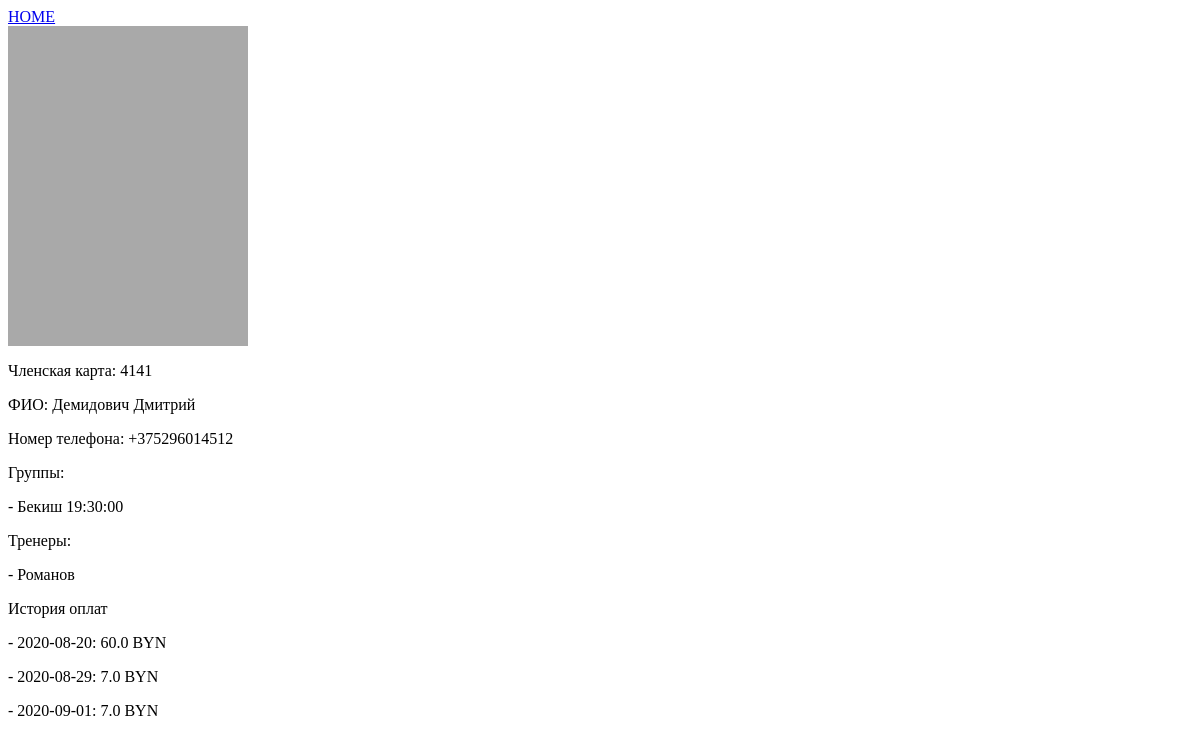
Page /client/1 on the earlier database version.
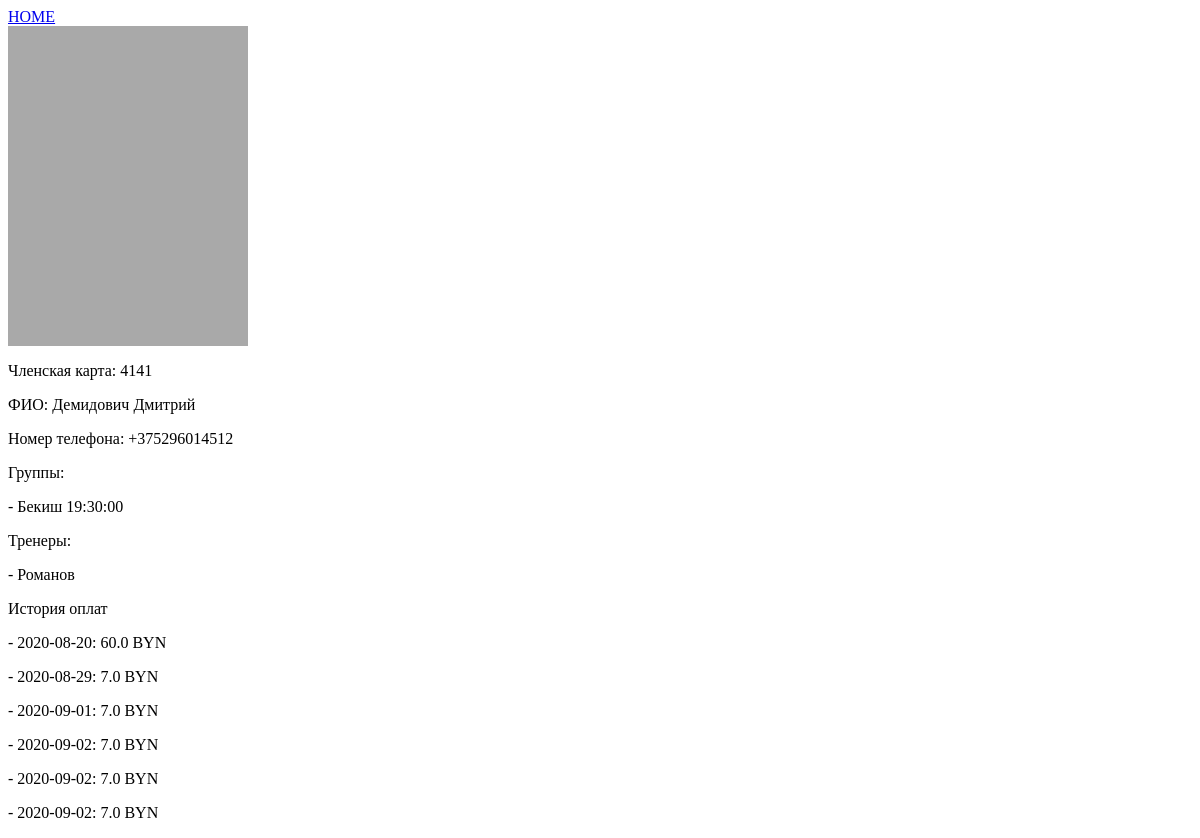
Same page on the later database version.
### billing/models.py (models this page shows, shortened)
class Group(models.Model):
    gr_type_choices = [
        ('A', 'Взрослая'),
        ('C', 'Детская')
    ]
    sport_type_choices = [
        ('B', 'Классический бокс'),
        ('T', 'Тайский бокс'),
        ('W', 'Женская группа'),
        ('M', 'ММА')
    ]
    gr_type = models.CharField(verbose_name='Возраст', max_length=1, choices=gr_type_choices, default='A')
    sport_type = models.CharField(verbose_name='Тип', max_length=1, choices = sport_type_choices, default='T')
    time = models.TimeField(verbose_name='Время')
    trener = models.ForeignKey('Trener', verbose_name='Тренер', on_delete=models.PROTECT, null=True, blank=True)
    address = models.ForeignKey('Address', verbose_name='Зал', on_delete=models.PROTECT, null=True, blank=True)
    class Meta:
        verbose_name = 'Группа'
        verbose_name_plural = 'Группы'
    def __str__(self):
        name = self.trener.name.split()[0]
        return ' '.join([name, str(self.time)])

class Trener(models.Model):
    name = models.CharField(max_length=50, verbose_name = 'Имя')
    tel_number = models.CharField(max_length=20, verbose_name = 'Номер телефона')
    info = models.TextField(blank=True, null=False, verbose_name = 'Дополнительная информация')
    class Meta:
        verbose_name = 'Тренер'
        verbose_name_plural = 'Тренеры'
    def __str__(self):
        return self.name.split(' ')[0]

class Payment(models.Model):
    client = models.ForeignKey(Client, on_delete=models.PROTECT, verbose_name='Плательщик')
    payment_to_choices = [
        ('G', 'В группу'),
        ('I', 'Индивидуально')
    ]
    payment_type_choices = [
        ('O', 'Разовый платеж'),
        ('M', 'Месячный взнос')
    ]
    payment_to = models.CharField(max_length=1, choices=payment_to_choices, default='G', verbose_name='Направление оплаты')
    payment_type = models.CharField(max_length=1, choices=payment_type_choices, default='M', verbose_name='Тип оплаты')
    trener = models.ForeignKey(Trener, on_delete=models.PROTECT, verbose_name='Тренер', blank=True, null=True)
    group = models.ForeignKey(Group, on_delete=models.PROTECT, verbose_name='Группа', blank=True, null=True)
    date = models.DateField(verbose_name='Дата оплаты', default=timezone.now)
    amount = models.FloatField(verbose_name='Сумма', default=60)
    trener_part = models.FloatField(verbose_name='Тренеру', default=0)
    def __str__(self):
        return f'{self.date}: {self.amount} BYN'
    class Meta:
        verbose_name = 'Оплата'
        verbose_name_plural = 'Оплаты'

### billing/views.py (the view)
# urls.py: path('client/<int:id>', views.detail_client, name='detail_client'),
def detail_client(request, id):
    cli = Client.objects.get(id=id)
    groups = cli.groups.all()
    treners = cli.treners.all()
    payments = cli.payment_set.all()
    return render(request, 'billing/detail_client.html', {
        'client': cli,
        'groups': groups,
        'treners': treners,
        'payments': payments,
    })

### ChinukMaster/templates/billing/detail_client.html (shortened to what this page needs)
{% extends 'billing/base.html' %}
{% block content %}
    <div class="detail-photo">
    </div>
    <div class="detail-info">
        <p>Членская карта: {{client.member_card}}</p>
        <p>ФИО: {{client.name}}</p>
        <p>Номер телефона: {{client.tel_number}}</p>
        {% if client.cl_type == 'G' or client.cl_type == 'B' %}
            <p>Группы:</p>
            {% for group in groups %}
                <p> - {{group}}</p>
            {% endfor %}
        {% endif %}
        {% if client.cl_type == 'I' or client.cl_type == 'B' %}
            <p>Тренеры:</p>
            {% for trener in treners %}
                <p> - {{trener}}</p>
            {% endfor %}
        {% endif %}
    </div>
    <div class="payment-history">
        {% if payments %}
            <p>История оплат</p>
            {% for payment in payments %}
                <p> - {{payment}}</p>
            {% endfor %}
        {% endif %}
    </div>
{% endblock %}

Differences in the rows shown:
added Payment: date+amount "2020-09-02: 7.0 BYN"
added Payment: date+amount "2020-09-02: 7.0 BYN"
added Payment: date+amount "2020-09-02: 7.0 BYN"
